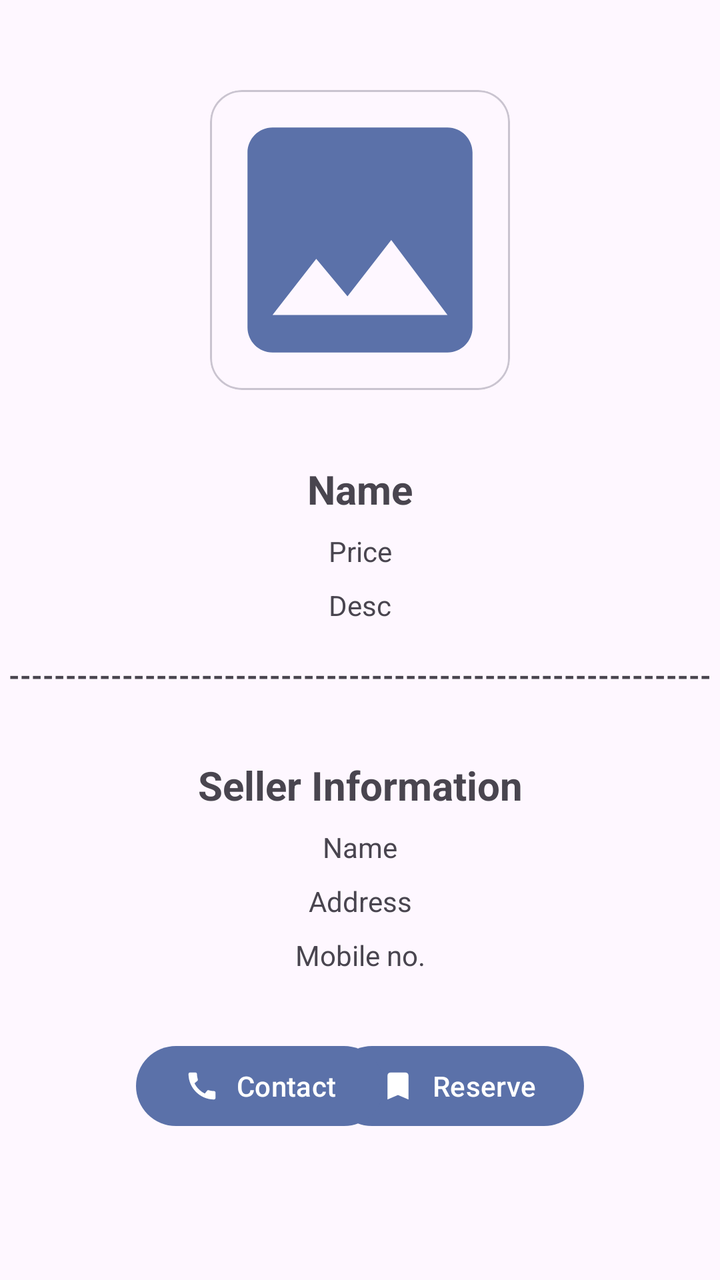
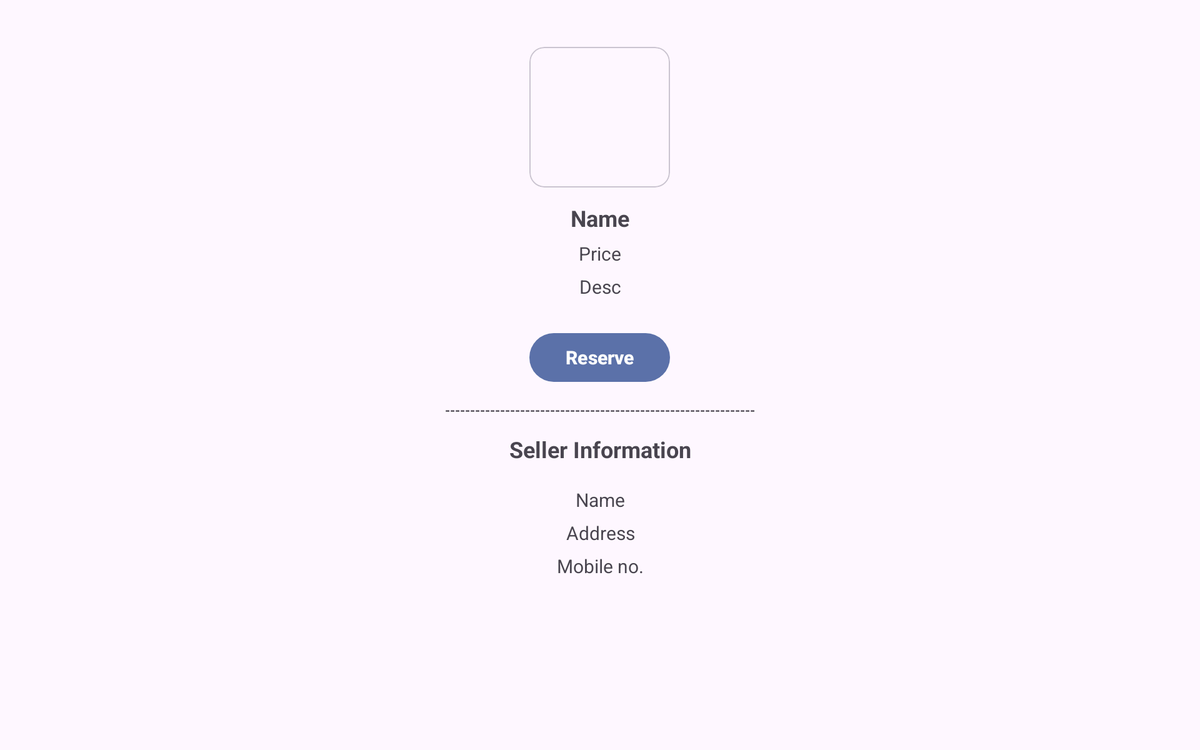

Compare how this app lays out the same screen by default and in its alternative resource folder. The renders come first, then the two layout files and the values they reference.
<!-- AndroidManifest.xml: application theme Theme.Zulo -->
<!-- res/layout/fragment_product_detail.xml -->
<?xml version="1.0" encoding="utf-8"?>
<androidx.constraintlayout.widget.ConstraintLayout xmlns:android="http://schemas.android.com/apk/res/android"
    xmlns:tools="http://schemas.android.com/tools"
    android:layout_width="match_parent"
    android:layout_height="match_parent"
    xmlns:app="http://schemas.android.com/apk/res-auto"
    android:fillViewport="true"
    tools:context=".ui.search.SearchProductDetail">


    <com.google.android.material.card.MaterialCardView
        android:id="@+id/materialCardView"
        android:layout_width="150dp"
        android:layout_height="150dp"
        android:layout_marginTop="45dp"
        app:cardCornerRadius="16dp"
        app:cardElevation="0dp"
        app:layout_constraintEnd_toEndOf="parent"
        app:layout_constraintStart_toStartOf="parent"
        app:layout_constraintTop_toTopOf="parent">

        <ImageView
            android:id="@+id/iv_product"
            android:layout_width="match_parent"
            android:layout_height="match_parent"
            android:contentDescription="No image"
            android:scaleType="centerCrop"
            android:src="@drawable/ic_baseline_image_24" />

    </com.google.android.material.card.MaterialCardView>


    <com.google.android.material.textview.MaterialTextView
        android:id="@+id/tv_product_desc"
        android:layout_width="match_parent"
        android:layout_height="wrap_content"
        android:layout_marginTop="8dp"
        android:gravity="center"
        app:layout_constraintTop_toBottomOf="@+id/tv_product_price"
        tools:layout_editor_absoluteX="0dp"
        tools:text="Desc" />

    <com.google.android.material.textview.MaterialTextView
        android:id="@+id/tv_product_name_det"
        android:layout_width="match_parent"
        android:layout_height="wrap_content"
        android:layout_marginTop="36dp"
        android:gravity="center"
        android:textSize="20sp"
        android:textStyle="bold"
        app:layout_constraintTop_toBottomOf="@+id/materialCardView"
        tools:layout_editor_absoluteX="0dp"
        tools:text="Name" />

    <com.google.android.material.textview.MaterialTextView
        android:id="@+id/tv_product_price"
        android:layout_width="match_parent"
        android:layout_height="wrap_content"
        android:layout_marginTop="8dp"
        android:gravity="center"
        app:layout_constraintTop_toBottomOf="@+id/tv_product_name_det"
        tools:layout_editor_absoluteX="0dp"
        tools:text="Price" />

    <com.google.android.material.button.MaterialButton
        android:id="@+id/btn_reserve"
        android:layout_width="wrap_content"
        android:layout_height="wrap_content"
        android:layout_marginTop="32dp"
        android:layout_marginEnd="68dp"
        android:text="Reserve"
        android:textAllCaps="false"
        app:icon="@drawable/ic_reserve_24"
        app:layout_constraintEnd_toEndOf="parent"
        app:layout_constraintTop_toBottomOf="@+id/tv_seller_mobile" />

    <com.google.android.material.button.MaterialButton
        android:id="@+id/btn_contact_seller"
        android:layout_width="wrap_content"
        android:layout_height="wrap_content"
        android:layout_marginStart="68dp"
        android:layout_marginTop="32dp"
        android:text="Contact"
        android:textAllCaps="false"
        app:icon="@drawable/ic_baseline_call_24"
        app:layout_constraintStart_toStartOf="parent"
        app:layout_constraintTop_toBottomOf="@+id/tv_seller_mobile" />

    <com.google.android.material.textview.MaterialTextView
        android:id="@+id/materialTextView"
        android:layout_width="match_parent"
        android:layout_height="wrap_content"
        android:layout_marginVertical="16dp"
        android:layout_marginTop="28dp"
        android:gravity="center"
        android:maxLines="1"
        android:text="--------------------------------------------------------------"
        android:textStyle="bold"
        app:layout_constraintTop_toBottomOf="@+id/tv_product_desc"
        tools:layout_editor_absoluteX="0dp" />

    <com.google.android.material.textview.MaterialTextView
        android:id="@+id/materialTextView2"
        android:layout_width="match_parent"
        android:layout_height="wrap_content"
        android:layout_marginTop="32dp"
        android:gravity="center"
        android:text="Seller Information"
        android:textSize="20sp"
        android:textStyle="bold"
        app:layout_constraintTop_toBottomOf="@+id/materialTextView"
        tools:layout_editor_absoluteX="10dp" />



    <com.google.android.material.textview.MaterialTextView
        android:id="@+id/tv_seller_name"
        android:layout_width="match_parent"
        android:layout_height="wrap_content"
        android:layout_marginTop="8dp"
        android:gravity="center"
        app:layout_constraintTop_toBottomOf="@+id/materialTextView2"
        tools:layout_editor_absoluteX="0dp"
        tools:text="Name" />

    <com.google.android.material.textview.MaterialTextView
        android:id="@+id/tv_seller_address"
        android:layout_width="match_parent"
        android:layout_height="wrap_content"
        android:layout_marginTop="8dp"
        android:gravity="center"
        app:layout_constraintTop_toBottomOf="@+id/tv_seller_name"
        tools:layout_editor_absoluteX="0dp"
        tools:text="Address" />

    <com.google.android.material.textview.MaterialTextView
        android:id="@+id/tv_seller_mobile"
        android:layout_width="match_parent"
        android:layout_height="wrap_content"
        android:layout_marginTop="8dp"
        android:gravity="center"
        app:layout_constraintTop_toBottomOf="@+id/tv_seller_address"
        tools:layout_editor_absoluteX="0dp"
        tools:text="Mobile no." />


</androidx.constraintlayout.widget.ConstraintLayout>
<!-- resources referenced by this layout -->
<resources>
  <!-- drawable ic_baseline_call_24 (drawable) -->
  <vector android:height="24dp" android:tint="#5B71A9"
      android:viewportHeight="24" android:viewportWidth="24"
      android:width="24dp" xmlns:android="http://schemas.android.com/apk/res/android">
      <path android:fillColor="@android:color/white" android:pathData="M20.01,15.38c-1.23,0 -2.42,-0.2 -3.53,-0.56 -0.35,-0.12 -0.74,-0.03 -1.01,0.24l-1.57,1.97c-2.83,-1.35 -5.48,-3.9 -6.89,-6.83l1.95,-1.66c0.27,-0.28 0.35,-0.67 0.24,-1.02 -0.37,-1.11 -0.56,-2.3 -0.56,-3.53 0,-0.54 -0.45,-0.99 -0.99,-0.99H4.19C3.65,3 3,3.24 3,3.99 3,13.28 10.73,21 20.01,21c0.71,0 0.99,-0.63 0.99,-1.18v-3.45c0,-0.54 -0.45,-0.99 -0.99,-0.99z"/>
  </vector>
  <!-- drawable ic_baseline_image_24 (drawable) -->
  <vector xmlns:android="http://schemas.android.com/apk/res/android"
      android:width="24dp"
      android:height="24dp"
      android:tint="#5B71A9"
      android:viewportWidth="24"
      android:viewportHeight="24">
      <path
          android:fillColor="@android:color/white"
          android:pathData="M21,19V5c0,-1.1 -0.9,-2 -2,-2H5c-1.1,0 -2,0.9 -2,2v14c0,1.1 0.9,2 2,2h14c1.1,0 2,-0.9 2,-2zM8.5,13.5l2.5,3.01L14.5,12l4.5,6H5l3.5,-4.5z" />
  </vector>
  <!-- drawable ic_reserve_24 (drawable) -->
  <vector xmlns:android="http://schemas.android.com/apk/res/android"
      android:width="24dp"
      android:height="24dp"
      android:tint="#5B71A9"
      android:viewportWidth="24"
      android:viewportHeight="24">
      <path
          android:fillColor="@android:color/white"
          android:pathData="M17,3H7c-1.1,0 -1.99,0.9 -1.99,2L5,21l7,-3 7,3V5c0,-1.1 -0.9,-2 -2,-2z" />
  </vector>
  <style name="Theme.Zulo" parent="Theme.Material3.DayNight.NoActionBar">
          
          <item name="colorPrimary">@color/primary</item>
          <item name="colorOnPrimary">@color/white</item>
          <item name="colorOnSecondary">@color/black</item>
          <item name="colorSecondaryContainer">@color/primary_light</item>
          <item name="colorOnSecondaryContainer">@color/black_matte</item>
          <item name="android:statusBarColor" tools:targetApi="l">@color/primary</item>
      </style>
  <color name="primary">#5B71A9</color>
  <color name="white">#FFFFFFFF</color>
  <color name="black">#FF000000</color>
  <color name="primary_light">#6C84BF</color>
  <color name="black_matte">#12192C</color>
</resources>
<!-- res/layout-w1240dp/fragment_product_detail.xml (the repository's variant of the layout above) -->
<!-- drawn on a large tablet held sideways -->
<?xml version="1.0" encoding="utf-8"?>
<androidx.core.widget.NestedScrollView xmlns:android="http://schemas.android.com/apk/res/android"
    xmlns:tools="http://schemas.android.com/tools"
    android:layout_width="match_parent"
    android:layout_height="match_parent"
    xmlns:app="http://schemas.android.com/apk/res-auto"
    android:fillViewport="true"
    tools:context=".ui.search.SearchProductDetail">

    <LinearLayout
        android:layout_width="match_parent"
        android:layout_height="0dp"
        android:layout_marginTop="50dp"
        android:orientation="vertical"
        android:gravity="center|top"
        android:paddingHorizontal="32dp">

        <com.google.android.material.card.MaterialCardView
            android:layout_width="150dp"
            android:layout_height="150dp"
            app:cardCornerRadius="16dp"
            app:cardElevation="0dp">

            <ImageView
                android:id="@+id/iv_product"
                android:layout_width="match_parent"
                android:layout_height="match_parent"
                android:src="@drawable/ic_upload"
                android:scaleType="centerCrop"
                android:contentDescription="No image" />

        </com.google.android.material.card.MaterialCardView>

        <com.google.android.material.textview.MaterialTextView
            android:id="@+id/tv_product_name_det"
            android:layout_width="match_parent"
            android:layout_height="wrap_content"
            android:layout_marginTop="16dp"
            android:gravity="center"
            android:textSize="24sp"
            android:textStyle="bold"
            tools:text="Name" />

        <com.google.android.material.textview.MaterialTextView
            android:id="@+id/tv_product_price"
            android:layout_width="match_parent"
            android:layout_height="wrap_content"
            android:layout_marginTop="8dp"
            android:gravity="center"
            android:textSize="20sp"
            tools:text="Price" />

        <com.google.android.material.textview.MaterialTextView
            android:id="@+id/tv_product_desc"
            android:layout_width="match_parent"
            android:layout_height="wrap_content"
            android:layout_marginTop="8dp"
            android:gravity="center"
            android:textSize="20sp"
            tools:text="Desc"
            android:layout_marginBottom="24dp"/>

        <com.google.android.material.button.MaterialButton
            android:id="@+id/btn_reserve"
            android:layout_width="150dp"
            android:layout_height="60dp"
            android:text="Reserve"
            android:textSize="20sp"
            android:textStyle="bold"
            android:textAllCaps="false"
            app:cornerRadius="32dp"
            android:layout_marginTop="8dp"/>

        <com.google.android.material.textview.MaterialTextView
            android:layout_width="match_parent"
            android:layout_height="wrap_content"
            android:layout_marginVertical="16dp"
            android:text="--------------------------------------------------------------"
            android:maxLines="1"
            android:gravity="center"
            android:textStyle="bold"/>

        <com.google.android.material.textview.MaterialTextView
            android:layout_width="match_parent"
            android:layout_height="wrap_content"
            android:text="Seller Information"
            android:textStyle="bold"
            android:textSize="24sp"
            android:gravity="center"/>


        <com.google.android.material.textview.MaterialTextView
            android:id="@+id/tv_seller_name"
            android:layout_width="match_parent"
            android:layout_height="wrap_content"
            android:layout_marginTop="24dp"
            android:gravity="center"
            android:textSize="20sp"
            tools:text="Name" />

        <com.google.android.material.textview.MaterialTextView
            android:id="@+id/tv_seller_address"
            android:layout_width="match_parent"
            android:layout_height="wrap_content"
            android:layout_marginTop="8dp"
            android:gravity="center"
            android:textSize="20sp"
            tools:text="Address" />


        <com.google.android.material.textview.MaterialTextView
            android:id="@+id/tv_seller_mobile"
            android:layout_width="match_parent"
            android:layout_height="wrap_content"
            android:layout_marginTop="8dp"
            android:gravity="center"
            android:textSize="20sp"
            tools:text="Mobile no." />

    </LinearLayout>
</androidx.core.widget.NestedScrollView>
<!-- resources referenced by the variant -->
<!-- as a large tablet held sideways resolves them -->
<resources>
  <style name="Theme.Zulo" parent="Theme.Material3.DayNight.NoActionBar">
          
          <item name="colorPrimary">@color/primary</item>
          <item name="colorOnPrimary">@color/white</item>
          <item name="colorOnSecondary">@color/black</item>
          <item name="colorSecondaryContainer">@color/primary_light</item>
          <item name="colorOnSecondaryContainer">@color/black_matte</item>
          <item name="android:statusBarColor" tools:targetApi="l">@color/primary</item>
      </style>
  <color name="primary">#5B71A9</color>
  <color name="white">#FFFFFFFF</color>
  <color name="black">#FF000000</color>
  <color name="primary_light">#6C84BF</color>
  <color name="black_matte">#12192C</color>
</resources>
